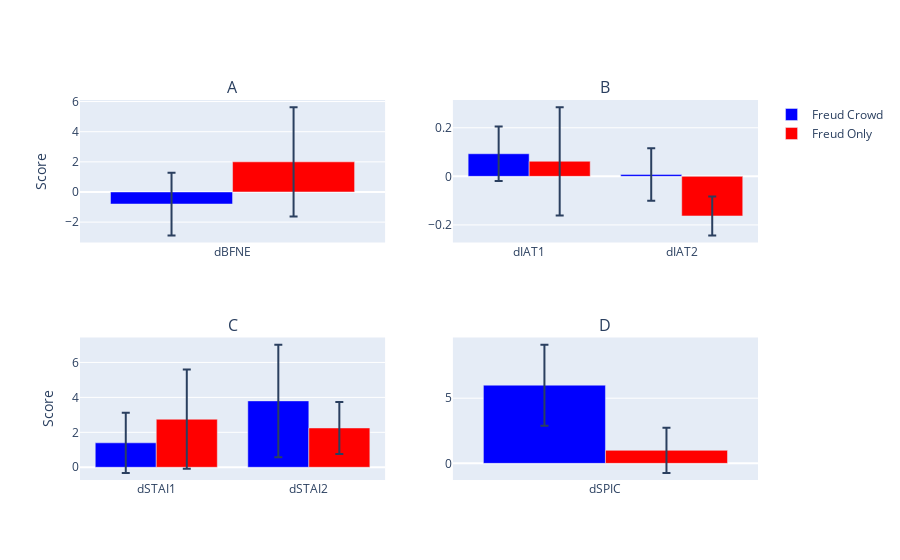

The notebook cell this image was saved under:
### Code cell
figmult = make_subplots(rows=2, cols=2, subplot_titles=('A', 'B', 'C', 'D'))
# bfne
figmult.add_trace(go.Bar(
    name='Freud Crowd',
    x=['dBFNE'], y=[-0.8],
    error_y=dict(type='data', array=[2.08]), marker_color='blue'), 1,1)
figmult.add_trace(go.Bar(
    name='Freud Only',
    x=['dBFNE'], y=[2.00],
    error_y=dict(type='data', array=[3.63]), marker_color='red'), 1,1)
# IAT
figmult.add_trace(go.Bar(
    name='Freud Crowd',
    x=['dIAT1', 'dIAT2'], y=[.093, .008],
    error_y=dict(type='data', array=[.112, .108]), marker_color='blue', showlegend=False), 1,2)
figmult.add_trace(go.Bar(
    name='Freud Only',
    x=['dIAT1', 'dIAT2'], y=[.062, -.163],
    error_y=dict(type='data', array=[.223, .08]), marker_color='red', showlegend=False), 1,2)
# STAI
figmult.add_trace(go.Bar(
    name='Freud Crowd',
    x=['dSTAI1', 'dSTAI2'], y=[1.4, 3.8],
    error_y=dict(type='data', array=[1.72, 3.22]), marker_color='blue',
    showlegend=False
), 2,1)
figmult.add_trace(go.Bar(
    name='Freud Only',
    x=['dSTAI1', 'dSTAI2'], 
    y=[2.75, 2.25],
    error_y=dict(type='data', array=[2.84, 1.49]), marker_color='red',
    showlegend=False
), 2,1)
# SPIC
figmult.add_trace(go.Bar(
    name='Freud Crowd',
    x=['dSPIC'], y=[6.00],
    error_y=dict(type='data', array=[3.11]),
    marker_color='blue', showlegend=False
), 2,2)
figmult.add_trace(go.Bar(
    name='Freud Only',
    x=['dSPIC'], y=[1.00],
    error_y=dict(type='data', array=[1.73]),
    marker_color='red', showlegend=False
), 2,2)
figmult.update_yaxes(title_text="Score", row=1, col=1)
figmult.update_yaxes(title_text="Score", row=2, col=1)
#figmult.write_image('subplots.png');
figmult.show()
figmult.write_html('subplotsinter.html')

### Figure 1 — Plotly figure (JSON) as saved in the notebook; plotly's stock layout.template omitted (floating-point values rounded to 4 significant figures)
{"data": [{"error_y": {"array": [2.08], "type": "data"}, "marker": {"color": "blue"}, "name": "Freud Crowd", "type": "bar", "x": ["dBFNE"], "xaxis": "x", "y": [-0.8], "yaxis": "y"}, {"error_y": {"array": [3.63], "type": "data"}, "marker": {"color": "red"}, "name": "Freud Only", "type": "bar", "x": ["dBFNE"], "xaxis": "x", "y": [2], "yaxis": "y"}, {"error_y": {"array": [0.112, 0.108], "type": "data"}, "marker": {"color": "blue"}, "name": "Freud Crowd", "showlegend": false, "type": "bar", "x": ["dIAT1", "dIAT2"], "xaxis": "x2", "y": [0.093, 0.008], "yaxis": "y2"}, {"error_y": {"array": [0.223, 0.08], "type": "data"}, "marker": {"color": "red"}, "name": "Freud Only", "showlegend": false, "type": "bar", "x": ["dIAT1", "dIAT2"], "xaxis": "x2", "y": [0.062, -0.163], "yaxis": "y2"}, {"error_y": {"array": [1.72, 3.22], "type": "data"}, "marker": {"color": "blue"}, "name": "Freud Crowd", "showlegend": false, "type": "bar", "x": ["dSTAI1", "dSTAI2"], "xaxis": "x3", "y": [1.4, 3.8], "yaxis": "y3"}, {"error_y": {"array": [2.84, 1.49], "type": "data"}, "marker": {"color": "red"}, "name": "Freud Only", "showlegend": false, "type": "bar", "x": ["dSTAI1", "dSTAI2"], "xaxis": "x3", "y": [2.75, 2.25], "yaxis": "y3"}, {"error_y": {"array": [3.11], "type": "data"}, "marker": {"color": "blue"}, "name": "Freud Crowd", "showlegend": false, "type": "bar", "x": ["dSPIC"], "xaxis": "x4", "y": [6], "yaxis": "y4"}, {"error_y": {"array": [1.73], "type": "data"}, "marker": {"color": "red"}, "name": "Freud Only", "showlegend": false, "type": "bar", "x": ["dSPIC"], "xaxis": "x4", "y": [1], "yaxis": "y4"}], "layout": {"annotations": [{"font": {"size": 16}, "showarrow": false, "text": "A", "x": 0.225, "xanchor": "center", "xref": "paper", "y": 1, "yanchor": "bottom", "yref": "paper"}, {"font": {"size": 16}, "showarrow": false, "text": "B", "x": 0.775, "xanchor": "center", "xref": "paper", "y": 1, "yanchor": "bottom", "yref": "paper"}, {"font": {"size": 16}, "showarrow": false, "text": "C", "x": 0.225, "xanchor": "center", "xref": "paper", "y": 0.375, "yanchor": "bottom", "yref": "paper"}, {"font": {"size": 16}, "showarrow": false, "text": "D", "x": 0.775, "xanchor": "center", "xref": "paper", "y": 0.375, "yanchor": "bottom", "yref": "paper"}], "xaxis": {"anchor": "y", "domain": [0, 0.45]}, "xaxis2": {"anchor": "y2", "domain": [0.55, 1]}, "xaxis3": {"anchor": "y3", "domain": [0, 0.45]}, "xaxis4": {"anchor": "y4", "domain": [0.55, 1]}, "yaxis": {"anchor": "x", "domain": [0.625, 1], "title": {"text": "Score"}}, "yaxis2": {"anchor": "x2", "domain": [0.625, 1]}, "yaxis3": {"anchor": "x3", "domain": [0, 0.375], "title": {"text": "Score"}}, "yaxis4": {"anchor": "x4", "domain": [0, 0.375]}}}
